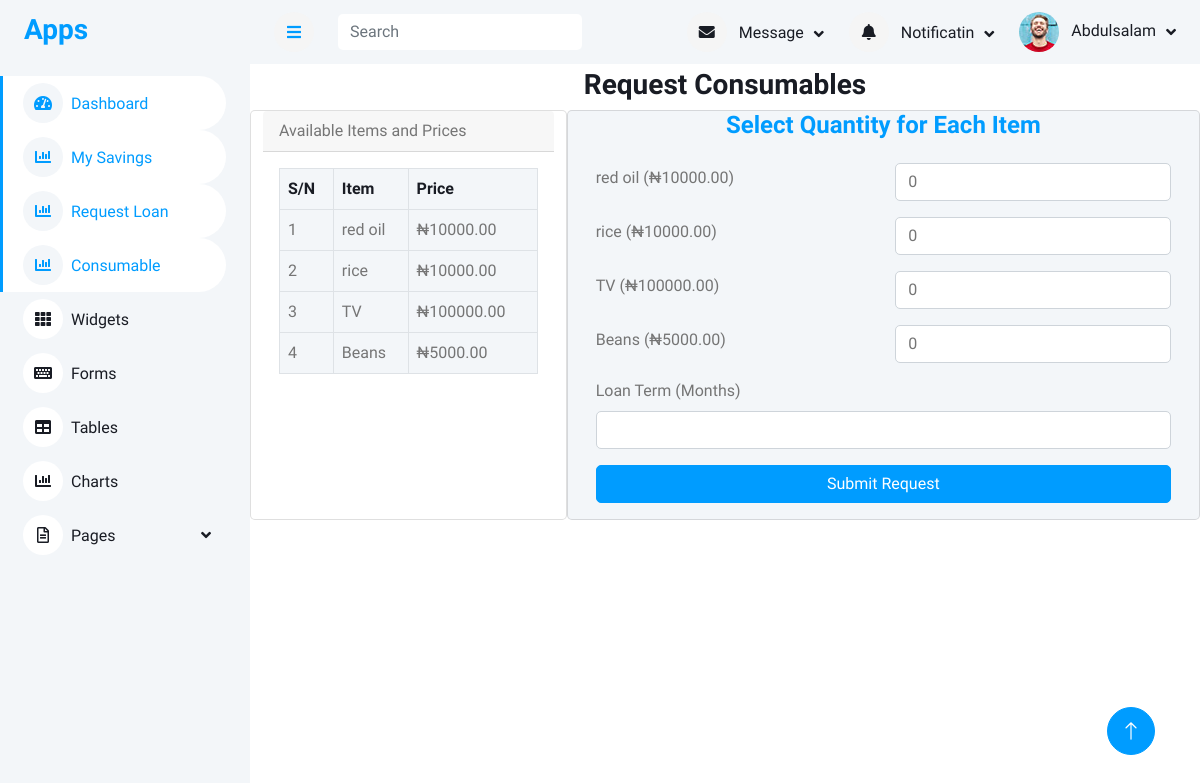
/member_request_consumable/ (signed in), run on an earlier commit of the app's database.
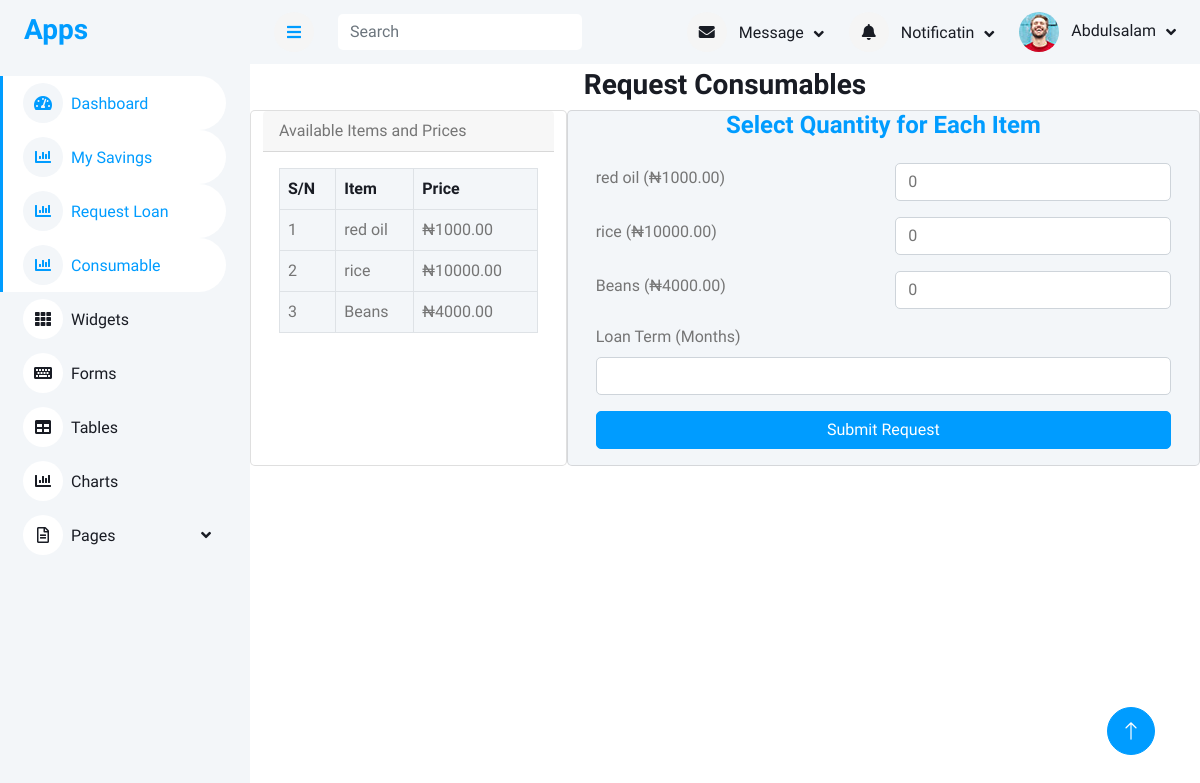
And on a later commit of the database.
### consumable/models.py (models this page shows, shortened)
class Item(models.Model):
    title = models.CharField(max_length=100)
    price = models.DecimalField(max_digits=10, decimal_places=2)
    available = models.BooleanField(default=True)

### memberapp/views.py (the view, shortened to what this page needs)
# urls.py: path('member_request_consumable/', views.member_request_consumable, name='member_request_consumable'),
@login_required
def member_request_consumable(request):
    settings = LoanSettings.objects.first()
    if not settings or not settings.allow_consumable_requests:
        messages.warning(request, "Consumable requests are currently not available. Check back later.")
        return redirect('disabled_requests_page')
    user = request.user
    items = Item.objects.filter(available=True)
    return render(request, 'consumables/member_request_consumable.html', {'items': items})

### templates/consumables/member_request_consumable.html (shortened to what this page needs)
{% extends 'base/base.html' %}
{% block content %}
<div class="container mt-1 col-md-12">
    <h3 class="text-center">Request Consumables</h3>
    <div class="row">
        <div class="card col-md-4">
            <div class="card-header">Available Items and Prices</div>
            <div class="card-body">
                <div class="table-responsive">
                    <table class="table text-start bg-light align-middle table-bordered table-hover mb-0">
                        <thead>
                            <tr class="text-dark">
                                <th scope="col">S/N</th>
                                <th scope="col">Item</th>
                                <th scope="col">Price</th>
                            </tr>
                        </thead>
                        <tbody>
                            {% for item in items %}
                            <tr>
                                <td>{{ forloop.counter }}</td>
                                <td>{{ item.title }}</td>
                                <td>₦{{ item.price }}</td>
                            </tr>
                            {% empty %}
                            <tr>
                                <td colspan="3" class="text-center">No items available</td>
                            </tr>
                            {% endfor %}
                        </tbody>
                    </table>
                </div>
            </div>
        </div>
        <div class="card bg-light col-md-8">
            <h4 class="text-center text-primary">Select Quantity for Each Item</h4>
            <div class="card-body">
                <form method="POST">
                    {% for item in items %}
                    <div class="row mb-3 align-items-center">
                        <div class="col-md-6">
                            <label class="form-label" for="quantity_{{ item.id }}">
                                {{ item.title }} (₦{{ item.price }})
                            </label>
                        </div>
                        <div class="col-md-6">
                            <input type="number" class="form-control" name="quantity_{{ item.id }}" id="quantity_{{ item.id }}"
                                   min="0" value="0" >
                        </div>
                    </div>
                    {% endfor %}
                    <div class="mb-3">
                        <label for="loan_term_months" class="form-label">Loan Term (Months)</label>
                        <input type="number" min="1" class="form-control" id="loan_term_months" name="loan_term_months" required>
                    </div>
                    <div class="d-grid">
                        <button type="submit" class="btn btn-primary">Submit Request</button>
                    </div>
                </form>
            </div>
        </div>
    </div>
</div>
{% endblock %}

What changed in the data, as far as the page shows it:
removed Item: title "TV", price "100000.00"
changed Item "red oil": price "10000.00" → "1000.00"
changed Item "Beans": price "5000.00" → "4000.00"
